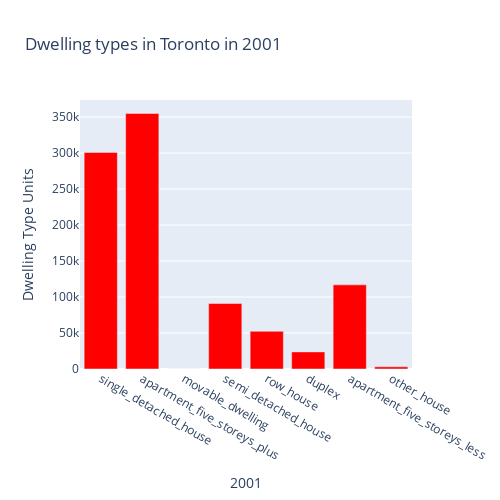
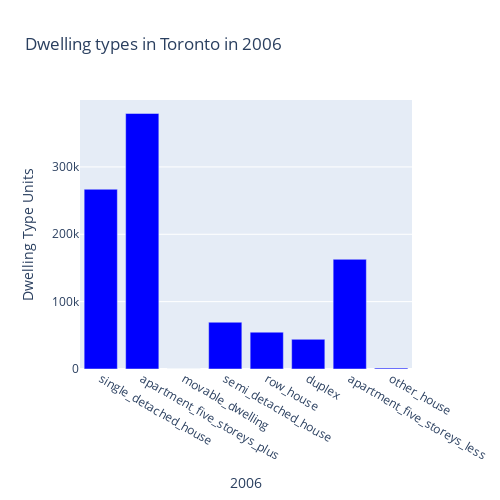
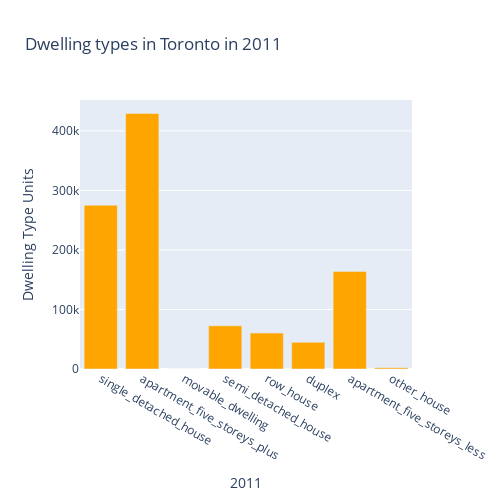
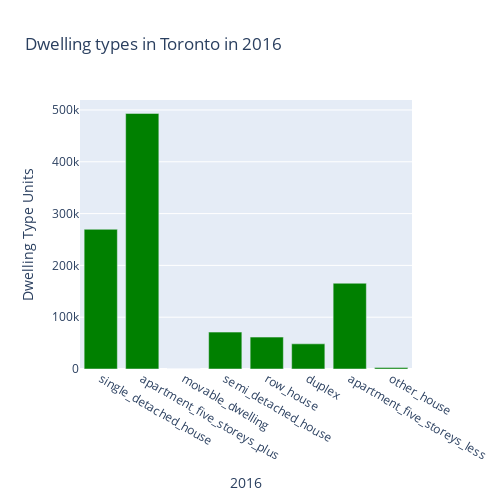

Source (notebook cell) for these figures, in order:
### Code cell
# Create a bar chart per year to show the number of dwelling types

df_2001 = dwellings_per_year.loc[dwellings_per_year.index == 2001].melt(value_name="Dwelling Type Units", var_name='2001')
df_2006 = dwellings_per_year.loc[dwellings_per_year.index == 2006].melt(value_name="Dwelling Type Units", var_name='2006')
df_2011 = dwellings_per_year.loc[dwellings_per_year.index == 2011].melt(value_name="Dwelling Type Units", var_name='2011')
df_2016 = dwellings_per_year.loc[dwellings_per_year.index == 2016].melt(value_name="Dwelling Type Units", var_name='2016')


# Bar chart for 2001
# YOUR CODE HERE!
create_bar_chart(df_2001, "Dwelling types in Toronto in 2001", "2001", "Dwelling Type Units", "red")

# Bar chart for 2006
# YOUR CODE HERE!
create_bar_chart(df_2006, "Dwelling types in Toronto in 2006", "2006", "Dwelling Type Units", "blue")

# Bar chart for 2011
# YOUR CODE HERE!
create_bar_chart(df_2011, "Dwelling types in Toronto in 2011", "2011", "Dwelling Type Units", "orange")

# Bar chart for 2016
# YOUR CODE HERE!
create_bar_chart(df_2016, "Dwelling types in Toronto in 2016", "2016", "Dwelling Type Units", "green")

### Figure 1 — Plotly figure (JSON) as saved in the notebook; plotly's stock layout.template omitted (floating-point values rounded to 4 significant figures)
{"data": [{"alignmentgroup": "True", "hovertemplate": "2001=%{x}<br>Dwelling Type Units=%{y}<extra></extra>", "legendgroup": "", "marker": {"color": "red", "pattern": {"shape": ""}}, "name": "", "offsetgroup": "", "orientation": "v", "showlegend": false, "textposition": "auto", "type": "bar", "x": ["single_detached_house", "apartment_five_storeys_plus", "movable_dwelling", "semi_detached_house", "row_house", "duplex", "apartment_five_storeys_less", "other_house"], "xaxis": "x", "y": [300930, 355015, 75, 90995, 52355, 23785, 116900, 3040], "yaxis": "y"}], "layout": {"barmode": "relative", "height": 500, "legend": {"tracegroupgap": 0}, "title": {"text": "Dwelling types in Toronto in 2001"}, "width": 500, "xaxis": {"anchor": "y", "autorange": true, "domain": [0, 1], "range": [-0.5, 7.5], "title": {"text": "2001"}, "type": "category"}, "yaxis": {"anchor": "x", "autorange": true, "domain": [0, 1], "range": [0, 373700], "title": {"text": "Dwelling Type Units"}, "type": "linear"}}}

### Figure 2 — Plotly figure (JSON) as saved in the notebook; plotly's stock layout.template omitted (floating-point values rounded to 4 significant figures)
{"data": [{"alignmentgroup": "True", "hovertemplate": "2006=%{x}<br>Dwelling Type Units=%{y}<extra></extra>", "legendgroup": "", "marker": {"color": "blue", "pattern": {"shape": ""}}, "name": "", "offsetgroup": "", "orientation": "v", "showlegend": false, "textposition": "auto", "type": "bar", "x": ["single_detached_house", "apartment_five_storeys_plus", "movable_dwelling", "semi_detached_house", "row_house", "duplex", "apartment_five_storeys_less", "other_house"], "xaxis": "x", "y": [266860, 379400, 165, 69430, 54690, 44095, 162850, 1335], "yaxis": "y"}], "layout": {"barmode": "relative", "height": 500, "legend": {"tracegroupgap": 0}, "title": {"text": "Dwelling types in Toronto in 2006"}, "width": 500, "xaxis": {"anchor": "y", "autorange": true, "domain": [0, 1], "range": [-0.5, 7.5], "title": {"text": "2006"}, "type": "category"}, "yaxis": {"anchor": "x", "autorange": true, "domain": [0, 1], "range": [0, 399400.0], "title": {"text": "Dwelling Type Units"}, "type": "linear"}}}

### Figure 3 — Plotly figure (JSON) as saved in the notebook; plotly's stock layout.template omitted (floating-point values rounded to 4 significant figures)
{"data": [{"alignmentgroup": "True", "hovertemplate": "2011=%{x}<br>Dwelling Type Units=%{y}<extra></extra>", "legendgroup": "", "marker": {"color": "orange", "pattern": {"shape": ""}}, "name": "", "offsetgroup": "", "orientation": "v", "showlegend": false, "textposition": "auto", "type": "bar", "x": ["single_detached_house", "apartment_five_storeys_plus", "movable_dwelling", "semi_detached_house", "row_house", "duplex", "apartment_five_storeys_less", "other_house"], "xaxis": "x", "y": [274940, 429220, 100, 72480, 60355, 44750, 163895, 2165], "yaxis": "y"}], "layout": {"barmode": "relative", "height": 500, "legend": {"tracegroupgap": 0}, "title": {"text": "Dwelling types in Toronto in 2011"}, "width": 500, "xaxis": {"anchor": "y", "autorange": true, "domain": [0, 1], "range": [-0.5, 7.5], "title": {"text": "2011"}, "type": "category"}, "yaxis": {"anchor": "x", "autorange": true, "domain": [0, 1], "range": [0, 451800.0], "title": {"text": "Dwelling Type Units"}, "type": "linear"}}}

### Figure 4 — Plotly figure (JSON) as saved in the notebook; plotly's stock layout.template omitted (floating-point values rounded to 4 significant figures)
{"data": [{"alignmentgroup": "True", "hovertemplate": "2016=%{x}<br>Dwelling Type Units=%{y}<extra></extra>", "legendgroup": "", "marker": {"color": "green", "pattern": {"shape": ""}}, "name": "", "offsetgroup": "", "orientation": "v", "showlegend": false, "textposition": "auto", "type": "bar", "x": ["single_detached_house", "apartment_five_storeys_plus", "movable_dwelling", "semi_detached_house", "row_house", "duplex", "apartment_five_storeys_less", "other_house"], "xaxis": "x", "y": [269680, 493270, 95, 71200, 61565, 48585, 165575, 2845], "yaxis": "y"}], "layout": {"barmode": "relative", "height": 500, "legend": {"tracegroupgap": 0}, "title": {"text": "Dwelling types in Toronto in 2016"}, "width": 500, "xaxis": {"anchor": "y", "autorange": true, "domain": [0, 1], "range": [-0.5, 7.5], "title": {"text": "2016"}, "type": "category"}, "yaxis": {"anchor": "x", "autorange": true, "domain": [0, 1], "range": [0, 519200.0], "title": {"text": "Dwelling Type Units"}, "type": "linear"}}}
